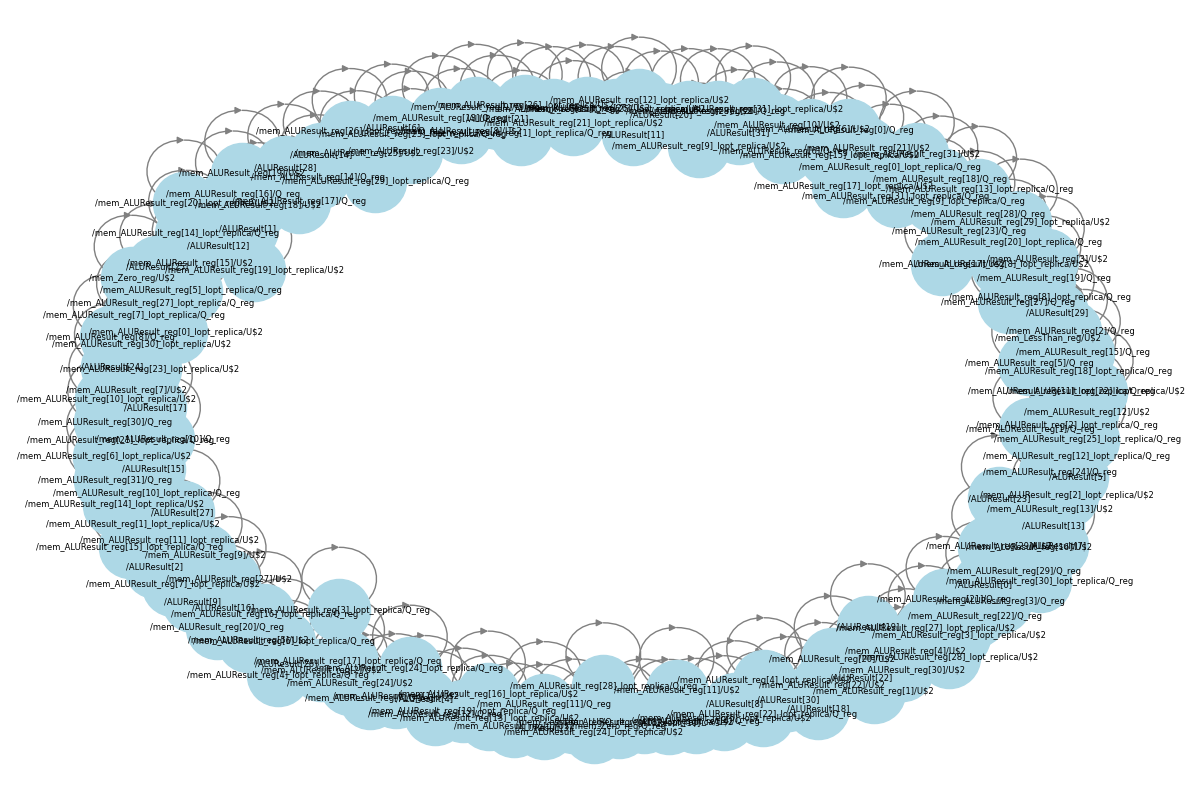

Reproduce this figure in Python.
import re
import networkx as nx
import matplotlib.pyplot as plt
from pathlib import Path

# Read input
conformal_report = Path("conformal_report.txt").read_text().splitlines()

edges = []
current_g = current_r = None

for line in conformal_report:
    g_match = re.match(r"\s*\(G\)\s+\+\s+\d+\s+\w+\s+(\S+)", line)
    r_match = re.match(r"\s*\(R\)\s+\+\s+\d+\s+\w+\s+(\S+)", line)

    if g_match:
        current_g = g_match.group(1)
    elif r_match and current_g:
        current_r = r_match.group(1)
        edges.append((current_g, current_r))
        current_g = current_r = None

# Create graph
G = nx.DiGraph()
G.add_edges_from(edges)

# Save DOT file
dot_output_path = Path("conformal_graph.dot")
nx.drawing.nx_pydot.write_dot(G, dot_output_path)

# Optional: visualize and save PNG
plt.figure(figsize=(12, 8))
pos = nx.spring_layout(G, k=0.5)
nx.draw(
    G, pos,
    with_labels=True,
    node_size=2000,
    node_color="lightblue",
    font_size=6,
    edge_color="gray",
    arrows=True,
)
plt.title("Conformal Non-equivalence Dependency Graph")
plt.tight_layout()
plt.savefig("conformal_graph.png")

